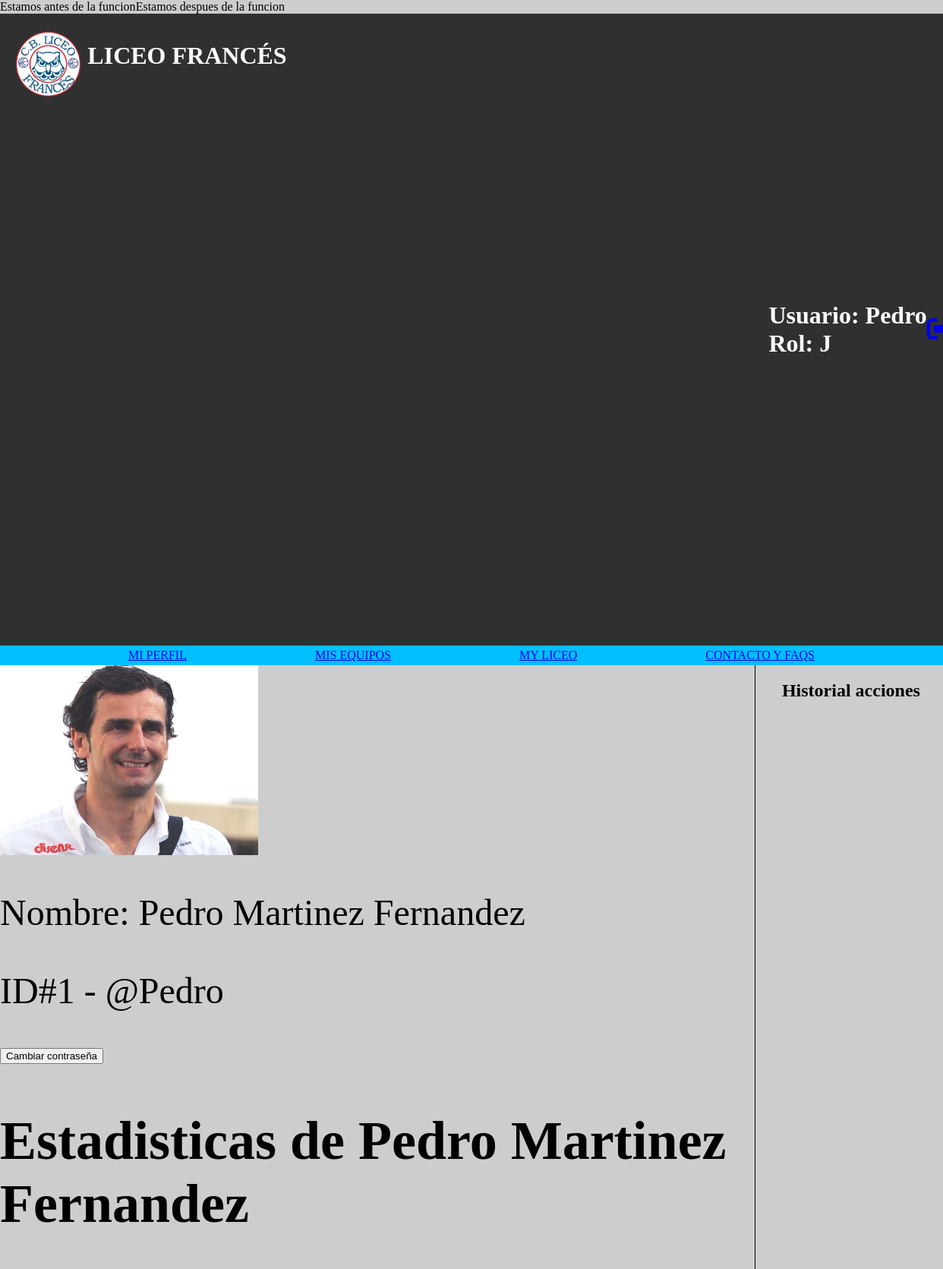
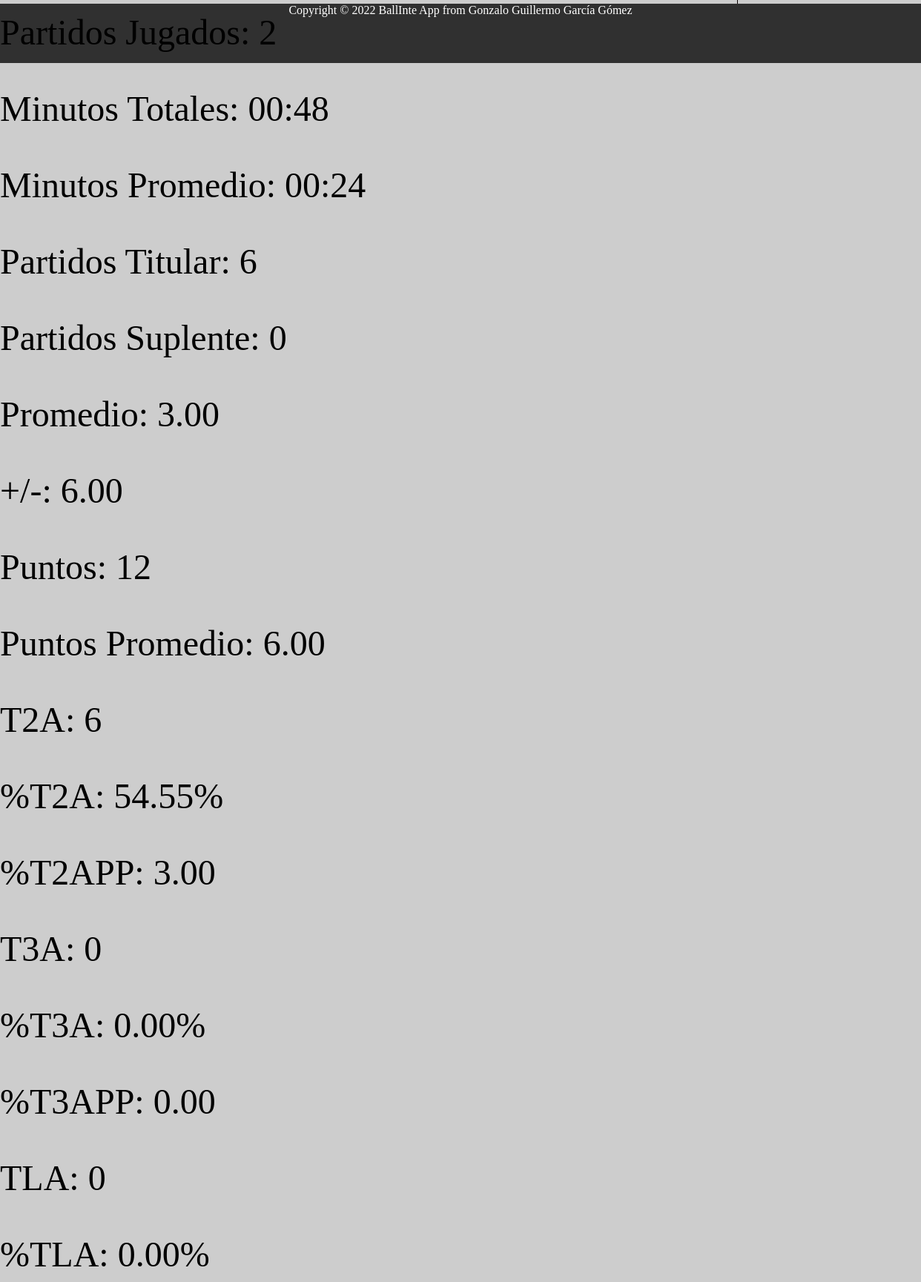
/perfil.php (signed in, upper part), run on the app's committed database (2 pictures, top to bottom).
### tables this page shows
CREATE TABLE `jugadores` (
  `id` int(11) NOT NULL,
  `user` varchar(50) DEFAULT NULL,
  `nombre` varchar(50) NOT NULL,
  `apellido1` varchar(50) NOT NULL,
  `apellido2` varchar(50) NOT NULL,
  `numero` int(2) DEFAULT NULL,
  `PJ` int(5) NOT NULL,
  `MT` int(10) NOT NULL,
  `TIT` int(5) NOT NULL,
  `SUP` int(5) NOT NULL,
  `MSMS` float NOT NULL,
  `T2A` int(5) NOT NULL,
  `T2F` int(5) NOT NULL,
  `T3A` int(5) NOT NULL,
  `T3F` int(5) NOT NULL,
  `TLA` int(5) NOT NULL,
  `TLF` int(5) NOT NULL,
  `FLH` int(5) NOT NULL,
  `FLR` int(5) NOT NULL,
  `RBO` int(5) NOT NULL,
  `RBD` int(5) NOT NULL,
  `ROB` int(5) NOT NULL,
  `TAP` int(5) NOT NULL,
  `PRD` int(5) NOT NULL,
  `AST` int(5) NOT NULL
);

### includes/usuarios/Usuario.php (called while the page is built, shortened)
<?php
class Usuario{
    public static function getDatosPerfilJugador($nombreUsuario){
        $conn = Aplicacion::getInstance()->getConexionBd();
        $query = sprintf("SELECT * FROM jugadores WHERE user='%s'", $conn->real_escape_string($nombreUsuario));
        $rs = $conn->query($query);
        $result = false;
        if ($rs) {
            $fila = $rs->fetch_assoc();
            if ($fila) {
                $result = $fila;
            }
        } else {
            error_log("Error BD ({$conn->errno}): {$conn->error}");
        }
        return $result;
    }
    public static function getRoles($user){
        $conn = Aplicacion::getInstance()->getConexionBd();
        $query = sprintf("SELECT DISTINCT rol FROM credenciales WHERE user='%s'", $conn->real_escape_string($user));
        $rs = $conn->query($query);
        $result = array();
        if ($rs) {
            while ($fila = $rs->fetch_assoc()) {
                $result[] = $fila['rol'];
            }
        } else {
            error_log("Error BD ({$conn->errno}): {$conn->error}");
        }
        return $result;
    }
}
?>

### includes/config.php (called while the page is built, shortened)
<?php
spl_autoload_register(function ($class) {
    $prefix = 'es\\ucm\\fdi\\';
    $base_dir = __DIR__ . '/';
    $len = strlen($prefix);
    $relative_class = substr($class, $len);
    if(substr($relative_class,0,10) == 'Formulario'){
        $file = $base_dir . 'formularios/' . str_replace('\\', '/', $relative_class) . '.php';
    }
    if(substr($relative_class,0,7) == 'Usuario'){
        $file = $base_dir . 'usuarios/' . str_replace('\\', '/', $relative_class) . '.php';
        if (file_exists($file)) {
            require $file;
        }
    }
    else{
        $file = $base_dir . str_replace('\\', '/', $relative_class) . '.php';
    }
});
?>

### includes/Jugador.php (called while the page is built, shortened)
<?php
class Jugador{
    public static function statsfromJugador($usuario){
        $jugador = array();
        $jugador['PJ'] = $usuario['PJ'];
        $minutosjugados = floor($usuario['MT'] / 60) ?? 0;
        $segundosRestantes = $usuario['MT'] % 60 ?? 0;
        $tiempoFormato = sprintf("%02d:%02d", $minutosjugados, $segundosRestantes);
        $jugador['MT'] = $tiempoFormato;
        $segundospromedio = (($usuario['MT'] ?? 0) / ($usuario['PJ'] ?? 0) ?? 0);
        $minutosjugados = floor($segundospromedio / 60);
        $segundosRestantes = $segundospromedio % 60;
        $tiempoFormato = sprintf("%02d:%02d", $minutosjugados, $segundosRestantes);
        $jugador['MTP'] = $tiempoFormato;
        $jugador['TIT'] = $usuario['TIT'];
        $jugador['SUP'] = $usuario['SUP'];
        $jugador['TITP'] = number_format((($usuario['TIT']?? 0) / ($usuario['PJ'] ?? 0)) ?? 0, 2);
        $jugador['MSMS'] = number_format((($usuario['MSMS'] ?? 0) / ($usuario['PJ'] ?? 0)) ?? 0, 2);
        $jugador['PTS'] = $usuario['T2A'] * 2 + $usuario['T3A'] * 3 + $usuario['TLA'] * 1;
        $jugador['PTSP'] = number_format((($jugador['PTS']?? 0) / ($usuario['PJ'] ?? 0)) ?? 0, 2);
        $jugador['T2A'] = $usuario['T2A'];
        $jugador['T2F'] = $usuario['T2F'];
        $jugador['T2P'] = number_format((($usuario['T2A'] / (($usuario['T2A'] + $usuario['T2F']) ?: 1)) ?: 0) * 100, 2);
        $jugador['T2PP'] = number_format((($jugador['T2A']?? 0) / ($usuario['PJ'] ?? 0)) ?? 0, 2);
        $jugador['T3A'] = $usuario['T3A'];
        $jugador['T3F'] = $usuario['T3F'];
        $jugador['T3P'] = number_format((($usuario['T3A'] / (($usuario['T3A'] + $usuario['T3F']) ?: 1)) ?: 0) * 100, 2);
        $jugador['T3PP'] = number_format((($jugador['T3A']?? 0) / ($usuario['PJ'] ?? 0)) ?? 0, 2);
        $jugador['TLA'] = $usuario['TLA'];
        $jugador['TLF'] = $usuario['TLF'];
        $jugador['TLP'] = number_format((($usuario['TLA'] / (($usuario['TLA'] + $usuario['TLF']) ?: 1)) ?: 0) * 100, 2);
        $jugador['TLPP'] = number_format((($jugador['TLA']?? 0) / ($usuario['PJ'] ?? 0)) ?? 0, 2);
        $jugador['TCA'] = $usuario['T2A'] + $usuario['T3A'];
        $jugador['TCF'] = $usuario['T2F'] + $usuario['T3F'];
        $jugador['TCP'] = number_format((($jugador['TCA'] / (($jugador['TCA'] + $jugador['TCF']) ?: 1)) ?: 0) * 100, 2);
        $jugador['TCPP'] = number_format((($jugador['TCA']?? 0) / ($usuario['PJ'] ?? 0)) ?? 0, 2);
        $jugador['FLH'] = $usuario['FLH'];
        $jugador['FLHP'] = number_format((($jugador['FLH']?? 0) / ($usuario['PJ'] ?? 0)) ?? 0, 2);
        $jugador['FLR'] = $usuario['FLR'];
        $jugador['FLRP'] = number_format((($jugador['FLR']?? 0) / ($usuario['PJ'] ?? 0)) ?? 0, 2);
        $jugador['REB'] = $usuario['RBO'] + $usuario['RBD'];
        $jugador['REBP'] = number_format((($jugador['REB']?? 0) / ($usuario['PJ'] ?? 0)) ?? 0, 2);
        $jugador['RBO'] = $usuario['RBO'];
        $jugador['RBOP'] = number_format((($jugador['RBO']?? 0) / ($usuario['PJ'] ?? 0)) ?? 0, 2);
        $jugador['RBD'] = $usuario['RBD'];
        $jugador['RBDP'] = number_format((($jugador['RBD']?? 0) / ($usuario['PJ'] ?? 0)) ?? 0, 2);
        $jugador['ROB'] = $usuario['ROB'];
        $jugador['ROBP'] = number_format((($jugador['ROB']?? 0) / ($usuario['PJ'] ?? 0)) ?? 0, 2);
        $jugador['TAP'] = $usuario['TAP'];
        $jugador['TAPP'] = number_format((($jugador['TAP']?? 0) / ($usuario['PJ'] ?? 0)) ?? 0, 2);
        $jugador['PRD'] = $usuario['PRD'];
        $jugador['PRDP'] = number_format((($jugador['PRD']?? 0) / ($usuario['PJ'] ?? 0)) ?? 0, 2);
        $jugador['AST'] = $usuario['AST'];
        $jugador['ASTP'] = number_format((($jugador['AST']?? 0) / ($usuario['PJ'] ?? 0)) ?? 0, 2);
        return $jugador;
    }
}

### perfil.php (the view, shortened to what this page needs)
<?php
require_once __DIR__.'/includes/config.php';
function mostrarStatsJugador($jugador){
    $html = "";
    $html .= "
        </div>
            <p>Partidos Jugados: {$jugador['PJ']}</p>
            <p>Minutos Totales: {$jugador['MT']}</p>
            <p>Minutos Promedio: {$jugador['MTP']}</p>
            <p>Partidos Titular: {$jugador['TIT']}</p>
            <p>Partidos Suplente: {$jugador['SUP']}</p>
            <p>Promedio: {$jugador['TITP']}</p>
            <p>+/-: {$jugador['MSMS']}</p>
            <p>Puntos: {$jugador['PTS']}</p>
            <p>Puntos Promedio: {$jugador['PTSP']}</p>
            <p>T2A: {$jugador['T2A']}</p>
            <p>%T2A: {$jugador['T2P']}%</p>
            <p>%T2APP: {$jugador['T2PP']}</p>
            <p>T3A: {$jugador['T3A']}</p>
            <p>%T3A: {$jugador['T3P']}%</p>
            <p>%T3APP: {$jugador['T3PP']}</p>
            <p>TLA: {$jugador['TLA']}</p>
            <p>%TLA: {$jugador['TLP']}%</p>
            <p>%TLAPP: {$jugador['TLPP']}</p>
            <p>TCA: {$jugador['TCA']}</p>
            <p>%TCA: {$jugador['TCP']}%</p>
            <p>%TCAPP: {$jugador['TCPP']}</p>
            <p>Faltas: {$jugador['FLH']}</p>
            <p>Faltas PP: {$jugador['FLHP']}</p>
            <p>Faltas R: {$jugador['FLR']}</p>
            <p>Faltas R PP: {$jugador['FLRP']}</p>
            <p>Rebotes Ofensivos: {$jugador['RBO']}</p>
            <p>Rebotes Ofensivos PP: {$jugador['RBOP']}</p>
            <p>Rebotes Defensivos: {$jugador['RBD']}</p>
            <p>Rebotes Defensivos PP: {$jugador['RBDP']}</p>
            <p>Rebotes: {$jugador['REB']}</p>
            <p>Rebotes PP: {$jugador['REBP']}</p>
            <p>Robos: {$jugador['ROB']}</p>
            <p>Robos PP: {$jugador['ROBP']}</p>
            <p>Tapones: {$jugador['TAP']}</p>
            <p>Tapones PP: {$jugador['TAPP']}</p>
            <p>Pérdidas: {$jugador['PRD']}</p>
            <p>Pérdidas PP: {$jugador['PRDP']}</p>
            <p>Asistencias: {$jugador['AST']}</p>
            <p>Asistencias PP: {$jugador['ASTP']}</p>
        </div>
    ";
    return $html;
}
function mostrarUltimosPartidosJugador(){
    $html = "";
    $usuario = $_SESSION['nombre'];
    return $html;
}
function mostrarListadoEquipos($arrayEquipos){
    $html = '';
    foreach ($arrayEquipos as $equipo) {
        $html .= mostrarCajaEquipo($equipo);
    }
    return $html;
}
function mostrarCajaEquipo($equipo){
    $datosEquipo = es\ucm\fdi\Equipo::getDatosEquipo($equipo);
    $html = '';
    $html .= <<<EOS
        <div class="equipo">
            <p>{$datosEquipo['nombre_equipo']}</p>
        </div>
    EOS;
    return $html;
}
$contenidoPrincipal = '';
$rutaImgs=RUTA_IMGS;
$form = new es\ucm\fdi\FormularioCambiarPassword();
$htmlcambiarPasswordForm = $form->gestiona();
$roles = es\ucm\fdi\Usuario::getRoles($_SESSION['nombre']);
if (in_array('J', $roles)) {
    $usuario = es\ucm\fdi\Usuario::getDatosPerfilJugador($_SESSION['nombre']);
    $equipos = es\ucm\fdi\Equipo::getEquiposfromUserId($usuario['id']);
    $htmlEquiposfromUser = mostrarListadoEquipos($equipos);
    $jugador = es\ucm\fdi\Jugador::statsfromJugador($usuario);
    $htmlfrommostrarStatsJugador = mostrarStatsJugador($jugador);
    $htmlUltimosPartidos = mostrarUltimosPartidosJugador();
    echo "Estamos despues de la funcion";
    $contenidoPrincipal .= <<<EOS
    <div class="perfil">
        <div class="perfilCabecera">
            <div class="tituloCabecera">
                <img src="{$rutaImgs}/{$usuario['user']}.jpg" alt="imagen">
                <p>Nombre: {$usuario['nombre']} {$usuario['apellido1']} {$usuario['apellido2']}</p>
                <p>ID#{$usuario['id']} - @{$usuario['user']}</p>
                <p></p>
            </div>
            <div class="cambiarPassword">
                <button onclick='mostrarVentanaCambioPass(`{$htmlcambiarPasswordForm}`)'>Cambiar contraseña</button>
            </div>
            <div class="cuadrostats">
                <h1>Estadisticas de {$usuario['user']} {$usuario['apellido1']} {$usuario['apellido2']}</h1>
                $htmlfrommostrarStatsJugador
            </div>
            <div class="cuadrostats">
                <h1>Estadisticas Avanzadas de {$usuario['user']} {$usuario['apellido1']} {$usuario['apellido2']}</h1>
            </div>
            <div class="perfilEquipos">
                <h2>Equipos a los que pertenece</h2>
                $htmlEquiposfromUser
            </div>
            <div class="lastgames">
            <h2>Últimos Partidos</h2>
                $htmlUltimosPartidos
            </div>
        </div>
    </div>
EOS;
}
require __DIR__.'/includes/vistas/plantilla.php';

### styles/stylesheet.css (style rules this page uses)
body { background-color: #CDCDCD; margin:0px; min-height:100vh; width: 100%; height: 100%; }

### data on the page
jugadores: user (picture), nombre "Pedro", apellido1 "Martinez", apellido2 "Fernandez", id "1", user "Pedro"

### other printed values
$_SESSION['nombre'] "Pedro"
$_SESSION['roles'] "J"
$jugador['PJ'] "2"
$jugador['MT'] "00:48"
$jugador['MTP'] "00:24"
$jugador['TIT'] "6"
$jugador['SUP'] "0"
$jugador['TITP'] "3.00"
$jugador['MSMS'] "6.00"
$jugador['PTS'] "12"
$jugador['PTSP'] "6.00"
$jugador['T2A'] "6"
$jugador['T2P'] "54.55"
$jugador['T2PP'] "3.00"
$jugador['T3A'] "0"
